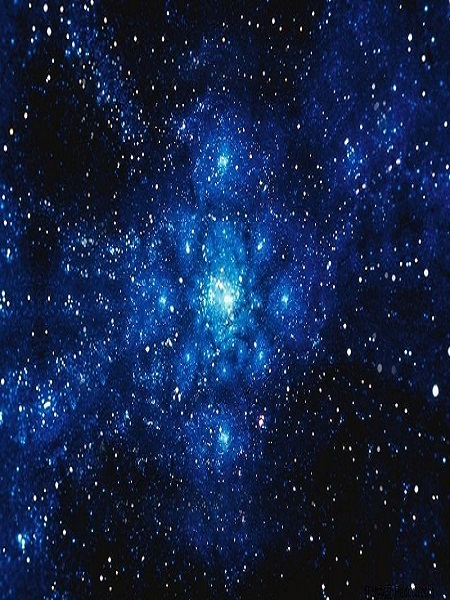
#> input picture hou.jpg, 450 x 600 px
$ python png.py
#> lines starting #> are read from the running program, lines starting #| are printed output that depends on the picture
from PIL import Image
import os

hou_img_src = ""
qian_img_src = ""
root=""
qian_W_num = 0
qian_H_num = 0

def getAllPhtots():
    global root, hou_img_src, qian_img_src
    root = os.getcwd() + "/"
    hou_img_src = root + 'hou.jpg'
    qian_img_src = root + 'qian.jpg'

def createNewImg():
    global hou_img_src, qian_img_src, qian_W_num, qian_H_num
    hou_img = Image.open(hou_img_src)
#> hou_img is the input picture: PIL image 450x600 RGB; mean R, G, B 18.4, 34.5, 70.1
    qian_img = Image.open(qian_img_src)
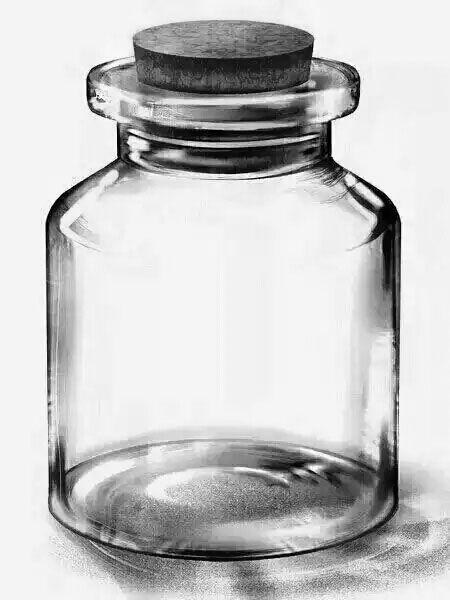
#> input picture qian.jpg, 450 x 600 px
#> qian_img is the input picture: PIL image 450x600 RGB; min 0, max 255, mean 199.1
    qian_W_num, qian_H_num = qian_img.size
#> qian_W_num = 450; qian_H_num = 600
    out_img = Image.new("RGBA",(qian_W_num, qian_H_num))
#> out_img: PIL image 450x600 RGBA; every value is 0
    for i in range(0, qian_W_num):
        for j in range(0, qian_H_num):
            avg1 = sum(qian_img.getpixel((i, j)))/3
            avg2 = sum(hou_img.getpixel((i, j)))/3
            rgb2 = hou_img.getpixel((i, j))
            avg3 = avg2-avg1+255
            if avg3 == 0 :
                avg3 = 0.0001
            rgb3 = []
            rgb3.append(int(rgb2[0]*255/avg3))
            rgb3.append(int(rgb2[1]*255/avg3))
            rgb3.append(int(rgb2[2]*255/avg3))
            rgb3.append(int(avg3))
            rgb3 = tuple(rgb3)
            out_img.putpixel([i, j], rgb3)
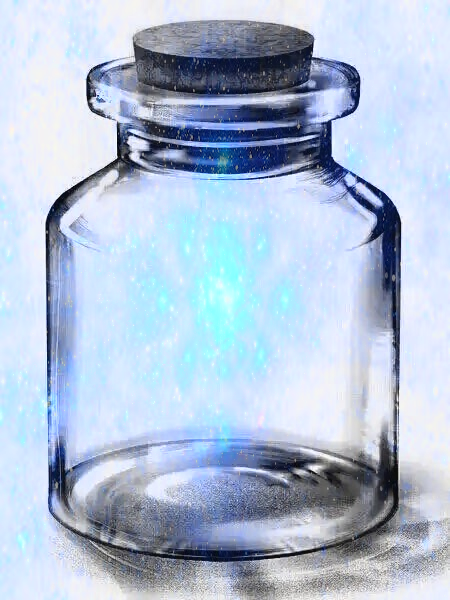
#> out_img: PIL image 450x600 RGBA; mean R, G, B, A 54.4, 107.8, 183.6, 95.2; transparent parts drawn white
    out_img.save("out.png")

if __name__ == "__main__":
    getAllPhtots()
    createNewImg()
